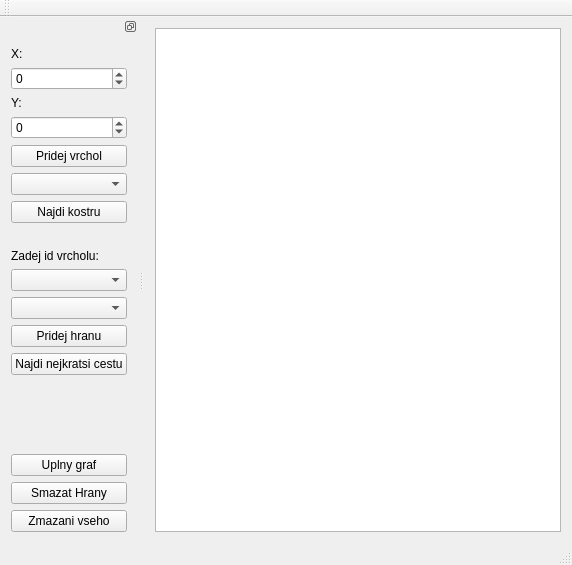
<?xml version="1.0" encoding="UTF-8"?>
<ui version="4.0">
 <class>MainWindow</class>
 <widget class="QMainWindow" name="MainWindow">
  <property name="geometry">
   <rect>
    <x>0</x>
    <y>0</y>
    <width>572</width>
    <height>565</height>
   </rect>
  </property>
  <property name="windowTitle">
   <string>MainWindow</string>
  </property>
  <widget class="QWidget" name="centralWidget">
   <layout class="QHBoxLayout" name="horizontalLayout">
    <item>
     <widget class="QGraphicsView" name="view"/>
    </item>
   </layout>
  </widget>
  <widget class="QMenuBar" name="menuBar">
   <property name="geometry">
    <rect>
     <x>0</x>
     <y>0</y>
     <width>572</width>
     <height>19</height>
    </rect>
   </property>
  </widget>
  <widget class="QToolBar" name="mainToolBar">
   <attribute name="toolBarArea">
    <enum>TopToolBarArea</enum>
   </attribute>
   <attribute name="toolBarBreak">
    <bool>false</bool>
   </attribute>
  </widget>
  <widget class="QStatusBar" name="statusBar"/>
  <widget class="QDockWidget" name="dockWidget">
   <property name="features">
    <set>QDockWidget::DockWidgetFloatable|QDockWidget::DockWidgetMovable</set>
   </property>
   <attribute name="dockWidgetArea">
    <number>1</number>
   </attribute>
   <widget class="QWidget" name="dockWidgetContents">
    <layout class="QVBoxLayout" name="verticalLayout">
     <item>
      <widget class="QLabel" name="labelX">
       <property name="text">
        <string>X:</string>
       </property>
      </widget>
     </item>
     <item>
      <widget class="QSpinBox" name="spinX">
       <property name="minimum">
        <number>-1000000</number>
       </property>
       <property name="maximum">
        <number>1000000</number>
       </property>
      </widget>
     </item>
     <item>
      <widget class="QLabel" name="labelY">
       <property name="text">
        <string>Y:</string>
       </property>
      </widget>
     </item>
     <item>
      <widget class="QSpinBox" name="spinY">
       <property name="minimum">
        <number>-1000000</number>
       </property>
       <property name="maximum">
        <number>1000000</number>
       </property>
      </widget>
     </item>
     <item>
      <widget class="QPushButton" name="buttonPridejVrchol">
       <property name="text">
        <string>Pridej vrchol</string>
       </property>
      </widget>
     </item>
     <item>
      <widget class="QComboBox" name="comboVrcholy"/>
     </item>
     <item>
      <widget class="QPushButton" name="buttonNajdiKostru">
       <property name="text">
        <string>Najdi kostru</string>
       </property>
      </widget>
     </item>
     <item>
      <widget class="QLabel" name="label_2">
       <property name="text">
        <string/>
       </property>
      </widget>
     </item>
     <item>
      <widget class="QLabel" name="label">
       <property name="text">
        <string>Zadej id vrcholu:</string>
       </property>
      </widget>
     </item>
     <item>
      <widget class="QComboBox" name="comboVrcholStart"/>
     </item>
     <item>
      <widget class="QComboBox" name="comboVrcholKonec"/>
     </item>
     <item>
      <widget class="QPushButton" name="buttonPridejHranu">
       <property name="text">
        <string>Pridej hranu</string>
       </property>
      </widget>
     </item>
     <item>
      <widget class="QPushButton" name="buttonDijkstra">
       <property name="text">
        <string>Najdi nejkratsi cestu</string>
       </property>
      </widget>
     </item>
     <item>
      <spacer name="verticalSpacer">
       <property name="orientation">
        <enum>Qt::Vertical</enum>
       </property>
       <property name="sizeHint" stdset="0">
        <size>
         <width>20</width>
         <height>105</height>
        </size>
       </property>
      </spacer>
     </item>
     <item>
      <widget class="QPushButton" name="buttonUplnyGraf">
       <property name="text">
        <string>Uplny graf</string>
       </property>
      </widget>
     </item>
     <item>
      <widget class="QPushButton" name="buttonClearHrany">
       <property name="text">
        <string>Smazat Hrany</string>
       </property>
      </widget>
     </item>
     <item>
      <widget class="QPushButton" name="buttonClear">
       <property name="text">
        <string>Zmazani vseho</string>
       </property>
      </widget>
     </item>
    </layout>
   </widget>
  </widget>
 </widget>
 <layoutdefault spacing="6" margin="11"/>
 <resources/>
 <connections/>
</ui>
